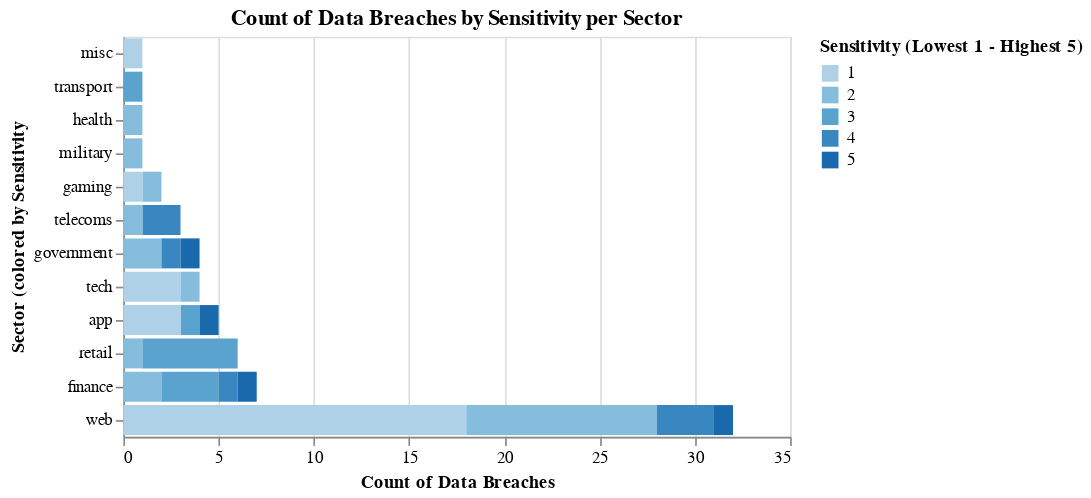

The notebook cell saved with this chart:
### Markdown cell above
### Question 2

<div class="alert alert-info" style="color:black">

Out of all the data breaches from each sector, how many are there of each data sensitivity level?
To find out, complete the following task:
    
Building off of the your answer for Q1, add information about how sensitive the data breaches in each category were,
   by creating a stacked bar chart
   where each section of the bar is encoded with color according to the data sensitivity.
   Make sure that the data sensitivity is encoded as an ordinal color variable,
   to reflect that there is an order between the five levels of sensitivity
   (1 = least sensitive, 5 = most sensitive).

</div>

_Points:_ 7

### Code cell
bar_sector_sensitivity_count = alt.Chart(breaches).mark_bar().encode(
    x = alt.X("count(records_lost):Q", title = "Count of Data Breaches"),
    y = alt.Y("sector:N", sort = "x", title = "Sector (colored by Sensitivity"),
    color = alt.Color("data_sensitivity:O", title = "Sensitivity (Lowest 1 - Highest 5)")
).properties(
    title = "Count of Data Breaches by Sensitivity per Sector"
)

# Show the plot
bar_sector_sensitivity_count

### Figure 1 — Vega-Lite specification as saved in the notebook (floating-point values rounded to 4 significant figures)
{"$schema": "https://vega.github.io/schema/vega-lite/v4.17.0.json", "config": {"view": {"continuousHeight": 300, "continuousWidth": 400}}, "data": {"name": "data-983fd4a0b346be762802282aadc3c3e4"}, "datasets": {"data-983fd4a0b346be762802282aadc3c3e4": [{"data_sensitivity": 4, "date": "2021-09-01T00:00:00", "index": 1, "method": "hacked", "organisation": "Syniverse", "records_lost": 500000000, "sector": "telecoms", "source_name": "Vice", "year": 2021}, {"data_sensitivity": 2, "date": "2021-09-01T00:00:00", "index": 5, "method": "poor security", "organisation": "Thailand visitors", "records_lost": 100000000, "sector": "government", "source_name": "South China Morning Post", "year": 2021}, {"data_sensitivity": 1, "date": "2021-07-01T00:00:00", "index": 10, "method": "hacked", "organisation": "Linkedin", "records_lost": 700000000, "sector": "web", "source_name": "9 to 5 mac", "year": 2021}, {"data_sensitivity": 2, "date": "2021-02-01T00:00:00", "index": 21, "method": "hacked", "organisation": "Experian Brazil", "records_lost": 220000000, "sector": "finance", "source_name": "ZDNet", "year": 2021}, {"data_sensitivity": 1, "date": "2021-03-01T00:00:00", "index": 24, "method": "hacked", "organisation": "Facebook", "records_lost": 533000000, "sector": "tech", "source_name": "Business Insider", "year": 2021}, {"data_sensitivity": 3, "date": "2020-12-01T00:00:00", "index": 28, "method": "hacked", "organisation": "SolarWinds", "records_lost": 50000000, "sector": "app", "source_name": "New York Times", "year": 2020}, {"data_sensitivity": 2, "date": "2020-04-01T00:00:00", "index": 37, "method": "hacked", "organisation": "Pakistani mobile operators", "records_lost": 115000000, "sector": "telecoms", "source_name": "ZDNet", "year": 2020}, {"data_sensitivity": 1, "date": "2020-01-01T00:00:00", "index": 41, "method": "poor security", "organisation": "Microsoft", "records_lost": 250000000, "sector": "web", "source_name": "Forbes", "year": 2020}, {"data_sensitivity": 2, "date": "2019-05-01T00:00:00", "index": 56, "method": "hacked", "organisation": "Canva", "records_lost": 139000000, "sector": "web", "source_name": "ZDNet", "year": 2019}, {"data_sensitivity": 1, "date": "2019-05-01T00:00:00", "index": 57, "method": "poor security", "organisation": "Chtrbox", "records_lost": 49000000, "sector": "misc", "source_name": "Techcrunch", "year": 2019}, {"data_sensitivity": 1, "date": "2019-02-01T00:00:00", "index": 62, "method": "hacked", "organisation": "Dubsmash", "records_lost": 162000000, "sector": "web", "source_name": "The Register", "year": 2019}, {"data_sensitivity": 1, "date": "2019-02-01T00:00:00", "index": 63, "method": "hacked", "organisation": "ShareThis", "records_lost": 41000000, "sector": "web", "source_name": "The Register", "year": 2019}, {"data_sensitivity": 2, "date": "2019-02-01T00:00:00", "index": 77, "method": "hacked", "organisation": "Houzz", "records_lost": 57000000, "sector": "retail", "source_name": "Techcrunch", "year": 2019}, {"data_sensitivity": 2, "date": "2019-05-01T00:00:00", "index": 86, "method": "poor security", "organisation": "Indian citizens", "records_lost": 275265298, "sector": "web", "source_name": "Bleeping Computer", "year": 2019}, {"data_sensitivity": 3, "date": "2019-07-01T00:00:00", "index": 88, "method": "hacked", "organisation": "Capital One", "records_lost": 100000000, "sector": "finance", "source_name": "Forbes", "year": 2019}, {"data_sensitivity": 2, "date": "2019-09-01T00:00:00", "index": 90, "method": "poor security", "organisation": "Facebook", "records_lost": 419000000, "sector": "web", "source_name": "Fast Company", "year": 2019}, {"data_sensitivity": 2, "date": "2019-11-01T00:00:00", "index": 93, "method": "poor security", "organisation": "OxyData", "records_lost": 380000000, "sector": "tech", "source_name": "Dataviper", "year": 2019}, {"data_sensitivity": 3, "date": "2018-10-01T00:00:00", "index": 97, "method": "hacked", "organisation": "Cathay Pacific Airways", "records_lost": 94000000, "sector": "transport", "source_name": "ABC News", "year": 2018}, {"data_sensitivity": 2, "date": "2018-12-01T00:00:00", "index": 98, "method": "poor security", "organisation": "Chinese resume leak", "records_lost": 202000000, "sector": "web", "source_name": "HackenProof", "year": 2018}, {"data_sensitivity": 2, "date": "2018-12-01T00:00:00", "index": 99, "method": "poor security", "organisation": "Google+", "records_lost": 52500000, "sector": "web", "source_name": "The Verge", "year": 2018}, {"data_sensitivity": 1, "date": "2018-12-01T00:00:00", "index": 100, "method": "hacked", "organisation": "Quora", "records_lost": 100000000, "sector": "web", "source_name": "NY Times", "year": 2018}, {"data_sensitivity": 3, "date": "2018-11-01T00:00:00", "index": 101, "method": "hacked", "organisation": "Marriott International", "records_lost": 383000000, "sector": "retail", "source_name": "NY Times, CNET", "year": 2018}, {"data_sensitivity": 1, "date": "2018-03-01T00:00:00", "index": 103, "method": "hacked", "organisation": "Facebook", "records_lost": 50000000, "sector": "web", "source_name": "Guardian", "year": 2018}, {"data_sensitivity": 1, "date": "2018-06-01T00:00:00", "index": 106, "method": "hacked", "organisation": "MyHeritage", "records_lost": 92283889, "sector": "web", "source_name": "Bloomberg", "year": 2018}, {"data_sensitivity": 1, "date": "2018-03-01T00:00:00", "index": 112, "method": "hacked", "organisation": "MyFitnessPal", "records_lost": 150000000, "sector": "app", "source_name": "Guardian", "year": 2018}, {"data_sensitivity": 1, "date": "2018-06-01T00:00:00", "index": 114, "method": "poor security", "organisation": "Nametests", "records_lost": 120000000, "sector": "app", "source_name": "Medium", "year": 2018}, {"data_sensitivity": 5, "date": "2018-06-01T00:00:00", "index": 116, "method": "poor security", "organisation": "Firebase", "records_lost": 100000000, "sector": "app", "source_name": "Bleeping Computer", "year": 2018}, {"data_sensitivity": 4, "date": "2018-03-01T00:00:00", "index": 117, "method": "poor security", "organisation": "Aadhaar", "records_lost": 550000000, "sector": "government", "source_name": "ZDNet", "year": 2018}, {"data_sensitivity": 2, "date": "2018-05-01T00:00:00", "index": 121, "method": "poor security", "organisation": "LocalBlox", "records_lost": 48000000, "sector": "web", "source_name": "UpGuard", "year": 2018}, {"data_sensitivity": 1, "date": "2018-05-01T00:00:00", "index": 122, "method": "poor security", "organisation": "Twitter", "records_lost": 330000000, "sector": "tech", "source_name": "Reuters", "year": 2018}, {"data_sensitivity": 3, "date": "2018-09-01T00:00:00", "index": 133, "method": "hacked", "organisation": "Newegg", "records_lost": 45000000, "sector": "retail", "source_name": "TechCrunch", "year": 2018}, {"data_sensitivity": 1, "date": "2018-05-01T00:00:00", "index": 135, "method": "poor security", "organisation": "Apollo", "records_lost": 200000000, "sector": "tech", "source_name": "Wired", "year": 2018}, {"data_sensitivity": 1, "date": "2017-11-01T00:00:00", "index": 139, "method": "hacked", "organisation": "Uber", "records_lost": 57000000, "sector": "app", "source_name": "Bloomberg", "year": 2017}, {"data_sensitivity": 4, "date": "2017-08-01T00:00:00", "index": 142, "method": "poor security", "organisation": "Spambot", "records_lost": 520000000, "sector": "web", "source_name": "The Guardian", "year": 2017}, {"data_sensitivity": 2, "date": "2017-03-01T00:00:00", "index": 149, "method": "oops!", "organisation": "River City Media", "records_lost": 340000000, "sector": "web", "source_name": "Guardian", "year": 2017}, {"data_sensitivity": 4, "date": "2017-10-01T00:00:00", "index": 155, "method": "hacked", "organisation": "Malaysian telcos & MVNOs", "records_lost": 46200000, "sector": "telecoms", "source_name": "LowYat", "year": 2017}, {"data_sensitivity": 4, "date": "2017-09-01T00:00:00", "index": 159, "method": "hacked", "organisation": "Equifax", "records_lost": 143000000, "sector": "finance", "source_name": "UK Gov", "year": 2017}, {"data_sensitivity": 1, "date": "2016-05-01T00:00:00", "index": 161, "method": "hacked", "organisation": "LinkedIn", "records_lost": 117000000, "sector": "web", "source_name": "CNN", "year": 2016}, {"data_sensitivity": 1, "date": "2016-05-01T00:00:00", "index": 162, "method": "hacked", "organisation": "Tumblr", "records_lost": 65000000, "sector": "web", "source_name": "Vice", "year": 2016}, {"data_sensitivity": 2, "date": "2016-09-01T00:00:00", "index": 163, "method": "hacked", "organisation": "Yahoo", "records_lost": 500000000, "sector": "web", "source_name": "CNBC", "year": 2016}, {"data_sensitivity": 5, "date": "2016-04-01T00:00:00", "index": 165, "method": "hacked", "organisation": "Philippines’ Commission on Elections", "records_lost": 55000000, "sector": "government", "source_name": "Trend Micro", "year": 2016}, {"data_sensitivity": 2, "date": "2016-04-01T00:00:00", "index": 168, "method": "hacked", "organisation": "Turkish citizenship database", "records_lost": 49611709, "sector": "government", "source_name": "Business Insider", "year": 2016}, {"data_sensitivity": 4, "date": "2016-06-01T00:00:00", "index": 179, "method": "hacked", "organisation": "VK", "records_lost": 171000000, "sector": "web", "source_name": "Motherboard", "year": 2016}, {"data_sensitivity": 1, "date": "2016-05-01T00:00:00", "index": 182, "method": "hacked", "organisation": "MySpace", "records_lost": 164000000, "sector": "web", "source_name": "Vice", "year": 2016}, {"data_sensitivity": 1, "date": "2016-12-01T00:00:00", "index": 186, "method": "hacked", "organisation": "Dailymotion", "records_lost": 85200000, "sector": "web", "source_name": "ZDNet", "year": 2016}, {"data_sensitivity": 4, "date": "2016-10-01T00:00:00", "index": 187, "method": "hacked", "organisation": "Weebly", "records_lost": 43000000, "sector": "web", "source_name": "Tech Crunch", "year": 2016}, {"data_sensitivity": 1, "date": "2016-11-01T00:00:00", "index": 190, "method": "hacked", "organisation": "Friend Finder Network", "records_lost": 412000000, "sector": "web", "source_name": "ZDNet", "year": 2016}, {"data_sensitivity": 2, "date": "2015-12-01T00:00:00", "index": 197, "method": "poor security", "organisation": "Deep Root Analytics", "records_lost": 198000000, "sector": "web", "source_name": "Reuters, UpGuard", "year": 2015}, {"data_sensitivity": 5, "date": "2015-11-01T00:00:00", "index": 210, "method": "hacked", "organisation": "Securus Technologies", "records_lost": 70000000, "sector": "web", "source_name": "The Intercept", "year": 2015}, {"data_sensitivity": 2, "date": "2015-02-01T00:00:00", "index": 216, "method": "hacked", "organisation": "Anthem ", "records_lost": 80000000, "sector": "health", "source_name": "NYTimes", "year": 2015}, {"data_sensitivity": 1, "date": "2014-05-01T00:00:00", "index": 224, "method": "hacked", "organisation": "Ebay", "records_lost": 145000000, "sector": "web", "source_name": "Business Insider", "year": 2014}, {"data_sensitivity": 3, "date": "2014-10-01T00:00:00", "index": 227, "method": "hacked", "organisation": "JP Morgan Chase", "records_lost": 76000000, "sector": "finance", "source_name": "Deal Book", "year": 2014}, {"data_sensitivity": 3, "date": "2014-09-01T00:00:00", "index": 233, "method": "hacked", "organisation": "Home Depot", "records_lost": 56000000, "sector": "retail", "source_name": "Krebs on Security", "year": 2014}, {"data_sensitivity": 5, "date": "2013-07-01T00:00:00", "index": 237, "method": "hacked", "organisation": "Massive American business hack", "records_lost": 160000000, "sector": "finance", "source_name": "Technology Review", "year": 2013}, {"data_sensitivity": 1, "date": "2013-04-01T00:00:00", "index": 242, "method": "hacked", "organisation": "Living Social", "records_lost": 50000000, "sector": "web", "source_name": "Naked Security, New York Times", "year": 2013}, {"data_sensitivity": 2, "date": "2016-12-01T00:00:00", "index": 243, "method": "hacked", "organisation": "Yahoo", "records_lost": 550000000, "sector": "web", "source_name": "NY Times, BBC", "year": 2013}, {"data_sensitivity": 2, "date": "2013-07-01T00:00:00", "index": 254, "method": "hacked", "organisation": "UbiSoft", "records_lost": 58000000, "sector": "gaming", "source_name": "BBC News", "year": 2013}, {"data_sensitivity": 1, "date": "2013-03-01T00:00:00", "index": 259, "method": "hacked", "organisation": "Evernote", "records_lost": 50000000, "sector": "web", "source_name": "Wired, Digital Trends", "year": 2013}, {"data_sensitivity": 2, "date": "2013-10-01T00:00:00", "index": 266, "method": "inside job", "organisation": "Court Ventures", "records_lost": 200000000, "sector": "finance", "source_name": "NY Times, Gov Tech", "year": 2013}, {"data_sensitivity": 3, "date": "2013-12-01T00:00:00", "index": 271, "method": "hacked", "organisation": "Target", "records_lost": 70000000, "sector": "retail", "source_name": "Huffington Post", "year": 2013}, {"data_sensitivity": 1, "date": "2016-09-01T00:00:00", "index": 287, "method": "hacked", "organisation": "Last.fm", "records_lost": 43500000, "sector": "web", "source_name": "ZD Net", "year": 2012}, {"data_sensitivity": 1, "date": "2016-08-01T00:00:00", "index": 294, "method": "hacked", "organisation": "Dropbox", "records_lost": 68700000, "sector": "web", "source_name": "The Telegraph", "year": 2012}, {"data_sensitivity": 1, "date": "2011-04-01T00:00:00", "index": 304, "method": "hacked", "organisation": "Sony PSN", "records_lost": 77000000, "sector": "gaming", "source_name": "Mashable", "year": 2011}, {"data_sensitivity": 3, "date": "2009-01-01T00:00:00", "index": 345, "method": "hacked", "organisation": "Heartland", "records_lost": 130000000, "sector": "finance", "source_name": "Dark Reading", "year": 2009}, {"data_sensitivity": 2, "date": "2009-10-01T00:00:00", "index": 353, "method": "lost device ", "organisation": "US Military", "records_lost": 76000000, "sector": "military", "source_name": "Wired", "year": 2009}, {"data_sensitivity": 3, "date": "2007-03-01T00:00:00", "index": 379, "method": "hacked", "organisation": "TK / TJ Maxx", "records_lost": 94000000, "sector": "retail", "source_name": "ZD Net", "year": 2007}, {"data_sensitivity": 1, "date": "2004-06-01T00:00:00", "index": 391, "method": "inside job", "organisation": "AOL", "records_lost": 92000000, "sector": "web", "source_name": "CNN", "year": 2004}]}, "encoding": {"color": {"field": "data_sensitivity", "title": "Sensitivity (Lowest 1 - Highest 5)", "type": "ordinal"}, "x": {"aggregate": "count", "field": "records_lost", "title": "Count of Data Breaches", "type": "quantitative"}, "y": {"field": "sector", "sort": "x", "title": "Sector (colored by Sensitivity", "type": "nominal"}}, "mark": "bar", "title": "Count of Data Breaches by Sensitivity per Sector"}
